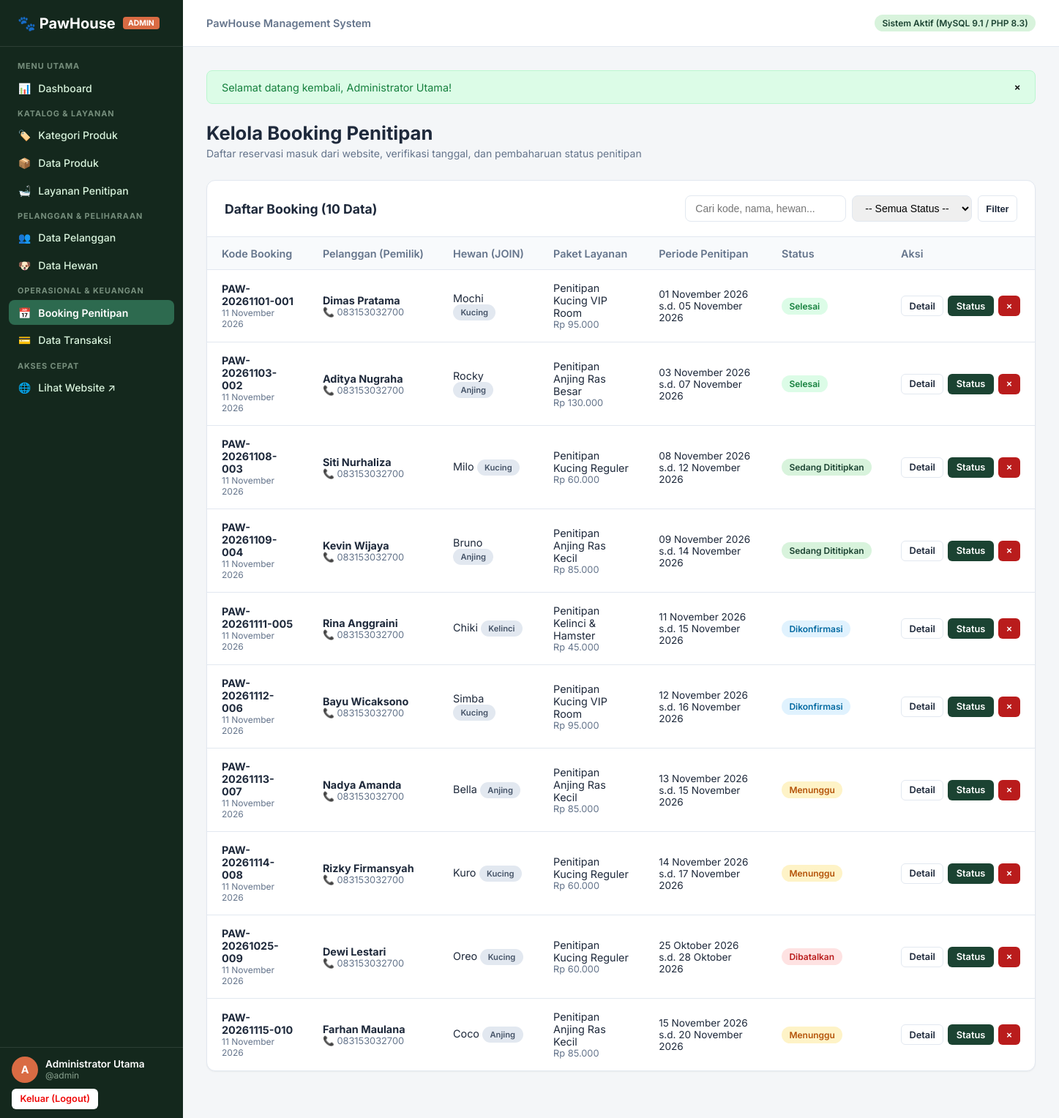
/admin/bookings/index.php (signed in), run on the app's committed database.
### tables this page shows
CREATE TABLE `bookings` (
  `id` INT AUTO_INCREMENT PRIMARY KEY,
  `booking_code` VARCHAR(30) NOT NULL UNIQUE,
  `customer_id` INT NOT NULL,
  `pet_id` INT NOT NULL,
  `service_id` INT NOT NULL,
  `start_date` DATE NOT NULL,
  `end_date` DATE NOT NULL,
  `notes` TEXT NULL,
  `status` ENUM('Menunggu', 'Dikonfirmasi', 'Sedang Dititipkan', 'Selesai', 'Dibatalkan') NOT NULL DEFAULT 'Menunggu',
  `created_at` TIMESTAMP DEFAULT CURRENT_TIMESTAMP,
  CONSTRAINT `fk_bookings_customer` FOREIGN KEY (`customer_id`) 
    REFERENCES `customers` (`id`) ON UPDATE CASCADE ON DELETE RESTRICT,
  CONSTRAINT `fk_bookings_pet` FOREIGN KEY (`pet_id`) 
    REFERENCES `pets` (`id`) ON UPDATE CASCADE ON DELETE RESTRICT,
  CONSTRAINT `fk_bookings_service` FOREIGN KEY (`service_id`) 
    REFERENCES `services` (`id`) ON UPDATE CASCADE ON DELETE RESTRICT
);

CREATE TABLE `customers` (
  `id` INT AUTO_INCREMENT PRIMARY KEY,
  `name` VARCHAR(100) NOT NULL,
  `phone` VARCHAR(20) NOT NULL,
  `email` VARCHAR(100) NULL,
  `address` TEXT NULL,
  `created_at` TIMESTAMP DEFAULT CURRENT_TIMESTAMP
);

CREATE TABLE `pets` (
  `id` INT AUTO_INCREMENT PRIMARY KEY,
  `customer_id` INT NOT NULL,
  `name` VARCHAR(100) NOT NULL,
  `type` VARCHAR(50) NOT NULL,
  `breed` VARCHAR(100) NULL,
  `age` INT NOT NULL DEFAULT 1,
  `notes` TEXT NULL,
  `created_at` TIMESTAMP DEFAULT CURRENT_TIMESTAMP,
  CONSTRAINT `fk_pets_customer` FOREIGN KEY (`customer_id`) 
    REFERENCES `customers` (`id`) ON UPDATE CASCADE ON DELETE CASCADE
);

CREATE TABLE `services` (
  `id` INT AUTO_INCREMENT PRIMARY KEY,
  `name` VARCHAR(100) NOT NULL,
  `description` TEXT NULL,
  `price` DECIMAL(12,2) NOT NULL,
  `duration` VARCHAR(50) NOT NULL,
  `created_at` TIMESTAMP DEFAULT CURRENT_TIMESTAMP
);

### config/database.php (called while the page is built, shortened)
<?php
function base_url(string $path = ''): string {
    return BASE_URL . ($path ? '/' . ltrim($path, '/') : '');
}

### admin/bookings/index.php (the view, shortened to what this page needs)
<?php
require_once __DIR__ . '/../../config/database.php';
require_once __DIR__ . '/../../includes/functions.php';
$pdo = db();
$search = trim($_GET['q'] ?? '');
$sql = "
    SELECT
        b.*,
        cust.name AS customer_name,
        cust.phone AS customer_phone,
        pet.name AS pet_name,
        pet.type AS pet_type,
        pet.breed AS pet_breed,
        s.name AS service_name,
        s.price AS service_price
    FROM bookings b
    JOIN customers cust ON b.customer_id = cust.id
    JOIN pets pet ON b.pet_id = pet.id
    JOIN services s ON b.service_id = s.id
    WHERE 1=1
";
$params = [];
$sql .= " ORDER BY b.created_at DESC";
$stmt = $pdo->prepare($sql);
$stmt->execute($params);
$bookings = $stmt->fetchAll();
require_once __DIR__ . '/../../includes/admin-header.php';
?>
<div class="page-header">
    <div>
        <h1 class="page-title">Kelola Booking Penitipan</h1>
        <p class="page-subtitle">Daftar reservasi masuk dari website, verifikasi tanggal, dan pembaharuan status penitipan</p>
    </div>
</div>
<div class="data-card">
    <div class="data-card-header">
        <h2 class="data-card-title">Daftar Booking (<?= count($bookings) ?> Data)</h2>
        <div class="card-toolbar">
            <form action="<?= base_url('admin/bookings/index.php') ?>" method="GET" style="display:flex; gap:0.5rem; flex-wrap:wrap;">
                <input type="text" name="q" class="search-input" placeholder="Cari kode, nama, hewan..." value="<?= e($search) ?>">
                <select name="status" class="search-input" style="min-width: 160px;">
                    <option value="">-- Semua Status --</option>
                </select>
                <button type="submit" class="btn btn-outline btn-sm">Filter</button>
            </form>
        </div>
    </div>
    <div class="table-responsive">
        <table class="admin-table">
            <thead>
                <tr>
                    <th>Kode Booking</th>
                    <th>Pelanggan (Pemilik)</th>
                    <th>Hewan (JOIN)</th>
                    <th>Paket Layanan</th>
                    <th>Periode Penitipan</th>
                    <th>Status</th>
                    <th style="width: 160px;">Aksi</th>
                </tr>
            </thead>
            <tbody>
                <?php if (empty($bookings)): ?>
                    <tr>
                        <td colspan="7" class="empty-state">Tidak ada data booking yang sesuai.</td>
                    </tr>
                <?php else: ?>
                    <?php foreach ($bookings as $b): ?>
                        <tr>
                            <td>
                                <strong><?= e($b['booking_code']) ?></strong>
                                <div style="font-size: 0.75rem; color: var(--admin-text-muted);"><?= format_date($b['created_at']) ?></div>
                            </td>
                            <td>
                                <div><strong><?= e($b['customer_name']) ?></strong></div>
                                <div style="font-size: 0.8rem; color: var(--admin-text-muted);">📞 <?= e($b['customer_phone']) ?></div>
                            </td>
                            <td>
                                <?= e($b['pet_name']) ?>
                                <span class="badge badge-secondary" style="font-size: 0.7rem;"><?= e($b['pet_type']) ?></span>
                            </td>
                            <td>
                                <div><?= e($b['service_name']) ?></div>
                                <div style="font-size: 0.8rem; color: var(--admin-text-muted);"><?= format_rupiah($b['service_price']) ?></div>
                            </td>
                            <td>
                                <div style="font-size: 0.85rem;">
                                    <?= format_date($b['start_date']) ?> s.d. <?= format_date($b['end_date']) ?>
                                </div>
                            </td>
                            <td><?= get_booking_badge($b['status']) ?></td>
                            <td>
                                <div class="actions-cell">
                                    <a href="<?= base_url('admin/bookings/detail.php?id=' . $b['id']) ?>" class="btn btn-outline btn-sm" title="Lihat Rincian">Detail</a>
                                    <a href="<?= base_url('admin/bookings/edit-status.php?id=' . $b['id']) ?>" class="btn btn-primary btn-sm" title="Ubah Status">Status</a>
                                    <form action="<?= base_url('admin/bookings/delete.php') ?>" method="POST" class="form-delete" data-name="booking <?= e($b['booking_code']) ?>" style="display:inline;">
                                        <button type="submit" class="btn btn-danger btn-sm" title="Hapus Booking">&times;</button>
                                    </form>
                                </div>
                            </td>
                        </tr>
                    <?php endforeach; ?>
                <?php endif; ?>
            </tbody>
        </table>
    </div>
</div>
<?php require_once __DIR__ . '/../../includes/admin-footer.php'; ?>

### includes/functions.php (shortened to what this page needs)
<?php
function e(?string $value): string {
    return htmlspecialchars((string)$value, ENT_QUOTES, 'UTF-8');
}
function format_rupiah($amount): string {
    return 'Rp ' . number_format((float)$amount, 0, ',', '.');
}
function format_date(?string $date, bool $withTime = false): string {
    $timestamp = strtotime($date);
    $months = [
        1 => 'Januari', 2 => 'Februari', 3 => 'Maret', 4 => 'April',
        5 => 'Mei', 6 => 'Juni', 7 => 'Juli', 8 => 'Agustus',
        9 => 'September', 10 => 'Oktober', 11 => 'November', 12 => 'Desember'
    ];
    $day = date('d', $timestamp);
    $month = $months[(int)date('m', $timestamp)];
    $year = date('Y', $timestamp);
    $formatted = "$day $month $year";
    return $formatted;
}
function get_booking_badge(string $status): string {
    $classes = [
        'Menunggu'          => 'badge-warning',
        'Dikonfirmasi'      => 'badge-info',
        'Sedang Dititipkan' => 'badge-primary',
        'Selesai'           => 'badge-success',
        'Dibatalkan'        => 'badge-danger',
    ];
    $badgeClass = $classes[$status] ?? 'badge-secondary';
    return '<span class="badge ' . $badgeClass . '">' . e($status) . '</span>';
}

### assets/css/admin.css (style rules this page uses)
:root { --admin-sidebar-bg: #14281D; --admin-sidebar-hover: #1E3F2E; --admin-sidebar-active: #2D6A4F; --admin-sidebar-text: #D8F3DC; --color-primary: #1B4332; --color-primary-light: #2D6A4F; --color-accent: #D96B43; --color-accent-hover: #BF5730; --admin-bg: #F4F6F8; --admin-surface: #FFFFFF; --admin-border: #E2E8F0; --admin-text: #1E293B; --admin-text-muted: #64748B; --color-success: #15803D; --color-success-bg: #DCFCE7; --color-warning: #B45309; --color-warning-bg: #FEF3C7; --color-danger: #B91C1C; --color-danger-bg: #FEE2E2; --color-info: #0369A1; --color-info-bg: #E0F2FE; --sidebar-width: 250px; --header-height: 64px; --radius-sm: 6px; --radius-md: 8px; --radius-lg: 12px; --shadow-sm: 0 1px 2px 0 rgba(0, 0, 0, 0.05); --shadow-md: 0 4px 6px -1px rgba(0, 0, 0, 0.1), 0 2px 4px -1px rgba(0, 0, 0, 0.06); }
*, *::before, *::after { box-sizing: border-box; margin: 0; padding: 0; }
body { font-family: 'Inter', -apple-system, BlinkMacSystemFont, 'Segoe UI', Roboto, sans-serif; color: var(--admin-text); background: var(--admin-bg); min-height: 100vh; display: flex; }
.page-header { display: flex; justify-content: space-between; align-items: center; margin-bottom: 1.75rem; flex-wrap: wrap; gap: 1rem; }
.page-title { font-size: 1.6rem; font-weight: 700; color: var(--admin-text); }
.page-subtitle { font-size: 0.875rem; color: var(--admin-text-muted); margin-top: 0.25rem; }
.data-card { background: var(--admin-surface); border: 1px solid var(--admin-border); border-radius: var(--radius-lg); box-shadow: var(--shadow-sm); margin-bottom: 2rem; overflow: hidden; }
.data-card-header { padding: 1.25rem 1.5rem; border-bottom: 1px solid var(--admin-border); display: flex; justify-content: space-between; align-items: center; flex-wrap: wrap; gap: 1rem; }
.data-card-title { font-size: 1.1rem; font-weight: 700; color: var(--admin-text); }
.card-toolbar { display: flex; gap: 0.75rem; align-items: center; flex-wrap: wrap; }
.search-input { padding: 0.5rem 0.85rem; font-size: 0.875rem; border: 1px solid var(--admin-border); border-radius: var(--radius-md); min-width: 220px; }
.table-responsive { width: 100%; overflow-x: auto; }
.admin-table { width: 100%; border-collapse: collapse; text-align: left; font-size: 0.9rem; }
.admin-table th { background: #F8FAFC; padding: 0.85rem 1.25rem; font-weight: 600; color: var(--admin-text-muted); border-bottom: 1px solid var(--admin-border); white-space: nowrap; }
.admin-table td { padding: 1rem 1.25rem; border-bottom: 1px solid var(--admin-border); color: var(--admin-text); vertical-align: middle; }
.admin-table tbody tr:last-child td { border-bottom: none; }
.actions-cell { display: flex; align-items: center; gap: 6px; white-space: nowrap; }
.btn { display: inline-flex; align-items: center; justify-content: center; gap: 6px; padding: 0.55rem 1rem; font-size: 0.875rem; font-weight: 600; border-radius: var(--radius-md); border: 1px solid transparent; cursor: pointer; text-decoration: none; transition: all 0.15s ease; }
.btn-primary { background: var(--color-primary); color: #FFFFFF; }
.btn-outline { background: #FFFFFF; border-color: var(--admin-border); color: var(--admin-text); }
.btn-danger { background: var(--color-danger); color: #FFFFFF; }
.btn-sm { padding: 0.35rem 0.65rem; font-size: 0.8rem; border-radius: var(--radius-sm); }
.badge { display: inline-block; padding: 0.25rem 0.65rem; font-size: 0.75rem; font-weight: 600; border-radius: 9999px; white-space: nowrap; }
.badge-primary { background: #D8F3DC; color: #1B4332; }
.badge-warning { background: var(--color-warning-bg); color: var(--color-warning); }
.badge-info { background: var(--color-info-bg); color: var(--color-info); }
.badge-success { background: var(--color-success-bg); color: var(--color-success); }
.badge-danger { background: var(--color-danger-bg); color: var(--color-danger); }
.badge-secondary { background: #E2E8F0; color: #475569; }

### data on the page
bookings: booking_code "PAW-20261101-001", created_at "11 November 2026", customer.name "Dimas Pratama", customer.phone "083153032700", pet.name "Mochi", pet.type "Kucing", service.name "Penitipan Kucing VIP Room", service.price "Rp 95.000", start_date "01 November 2026", end_date "05 November 2026", status "Selesai"
bookings: booking_code "PAW-20261103-002", created_at "11 November 2026", customer.name "Aditya Nugraha", customer.phone "083153032700", pet.name "Rocky", pet.type "Anjing", service.name "Penitipan Anjing Ras Besar", service.price "Rp 130.000", start_date "03 November 2026", end_date "07 November 2026", status "Selesai"
bookings: booking_code "PAW-20261108-003", created_at "11 November 2026", customer.name "Siti Nurhaliza", customer.phone "083153032700", pet.name "Milo", pet.type "Kucing", service.name "Penitipan Kucing Reguler", service.price "Rp 60.000", start_date "08 November 2026", end_date "12 November 2026", status "Sedang Dititipkan"
bookings: booking_code "PAW-20261109-004", created_at "11 November 2026", customer.name "Kevin Wijaya", customer.phone "083153032700", pet.name "Bruno", pet.type "Anjing", service.name "Penitipan Anjing Ras Kecil", service.price "Rp 85.000", start_date "09 November 2026", end_date "14 November 2026", status "Sedang Dititipkan"
bookings: booking_code "PAW-20261111-005", created_at "11 November 2026", customer.name "Rina Anggraini", customer.phone "083153032700", pet.name "Chiki", pet.type "Kelinci", service.name "Penitipan Kelinci & Hamster", service.price "Rp 45.000", start_date "11 November 2026", end_date "15 November 2026", status "Dikonfirmasi"
bookings: booking_code "PAW-20261112-006", created_at "11 November 2026", customer.name "Bayu Wicaksono", customer.phone "083153032700", pet.name "Simba", pet.type "Kucing", service.name "Penitipan Kucing VIP Room", service.price "Rp 95.000", start_date "12 November 2026", end_date "16 November 2026", status "Dikonfirmasi"
bookings: booking_code "PAW-20261113-007", created_at "11 November 2026", customer.name "Nadya Amanda", customer.phone "083153032700", pet.name "Bella", pet.type "Anjing", service.name "Penitipan Anjing Ras Kecil", service.price "Rp 85.000", start_date "13 November 2026", end_date "15 November 2026", status "Menunggu"
bookings: booking_code "PAW-20261114-008", created_at "11 November 2026", customer.name "Rizky Firmansyah", customer.phone "083153032700", pet.name "Kuro", pet.type "Kucing", service.name "Penitipan Kucing Reguler", service.price "Rp 60.000", start_date "14 November 2026", end_date "17 November 2026", status "Menunggu"
bookings: booking_code "PAW-20261025-009", created_at "11 November 2026", customer.name "Dewi Lestari", customer.phone "083153032700", pet.name "Oreo", pet.type "Kucing", service.name "Penitipan Kucing Reguler", service.price "Rp 60.000", start_date "25 Oktober 2026", end_date "28 Oktober 2026", status "Dibatalkan"
bookings: booking_code "PAW-20261115-010", created_at "11 November 2026", customer.name "Farhan Maulana", customer.phone "083153032700", pet.name "Coco", pet.type "Anjing", service.name "Penitipan Anjing Ras Kecil", service.price "Rp 85.000", start_date "15 November 2026", end_date "20 November 2026", status "Menunggu"

### other printed values
$currentAdmin['role'] "ADMIN"
substr($currentAdmin['name'] ?? 'A', 0, 1) "A"
$currentAdmin['name'] "Administrator Utama"
$currentAdmin['username'] "admin"
$flash['message'] "Selamat datang kembali, Administrator Utama!"
count($bookings) "10"
